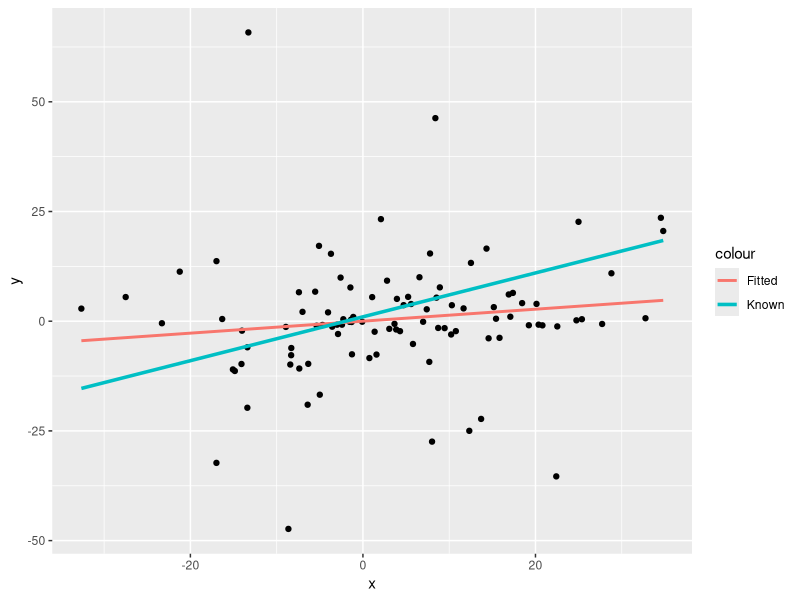
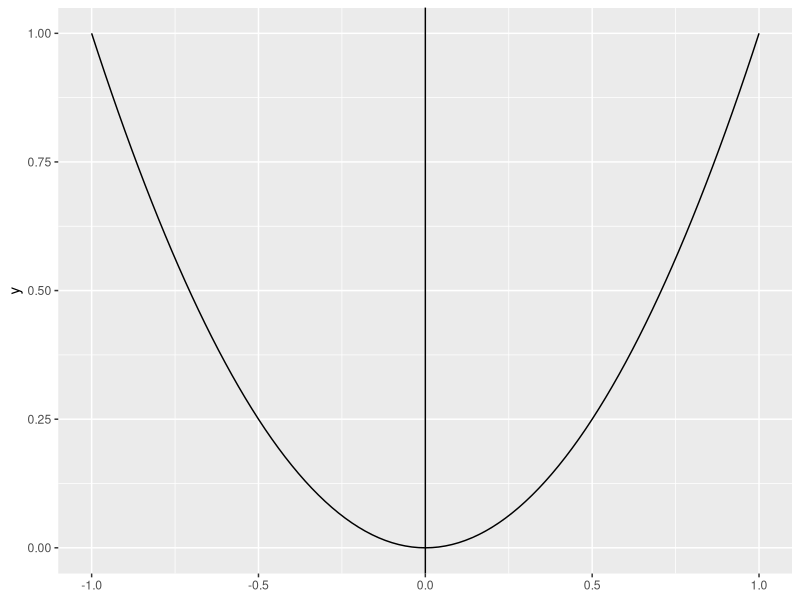
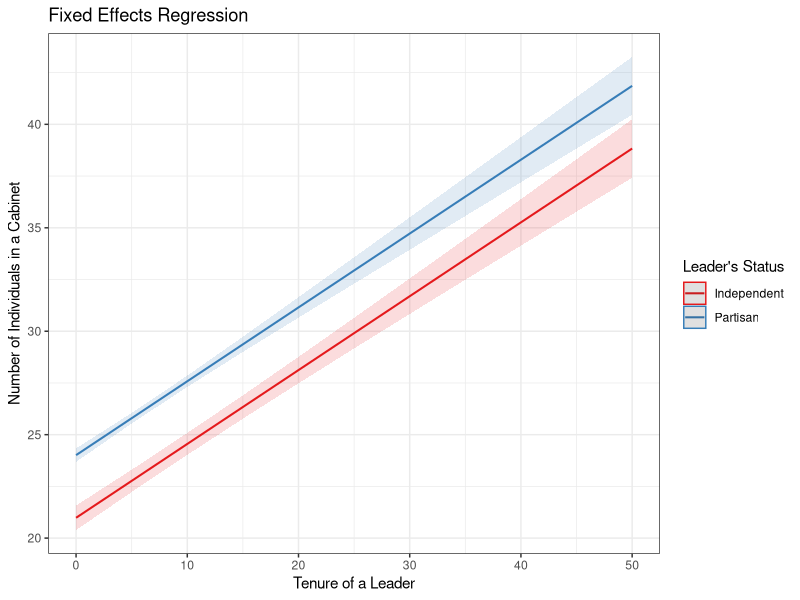
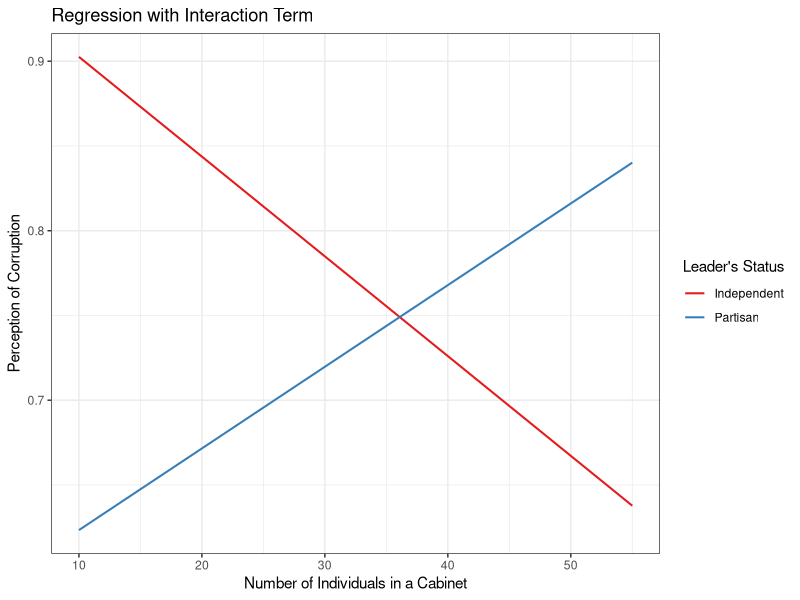
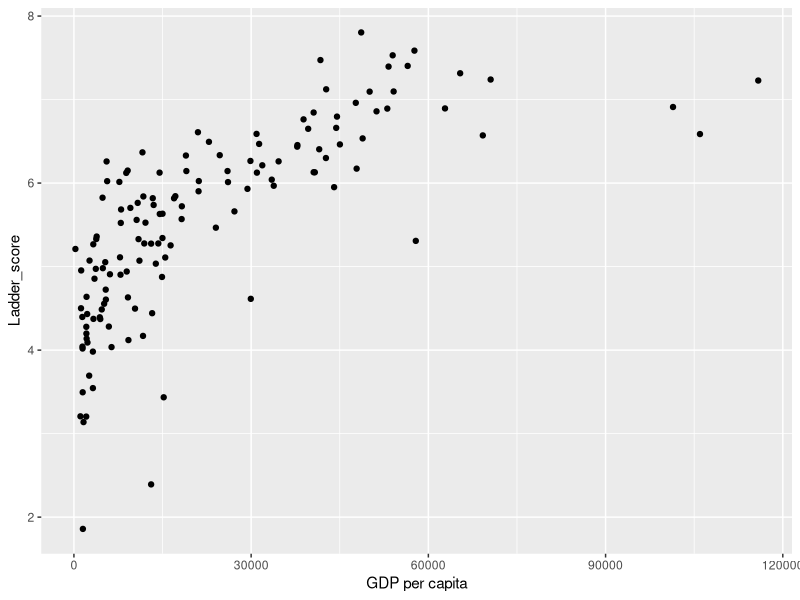
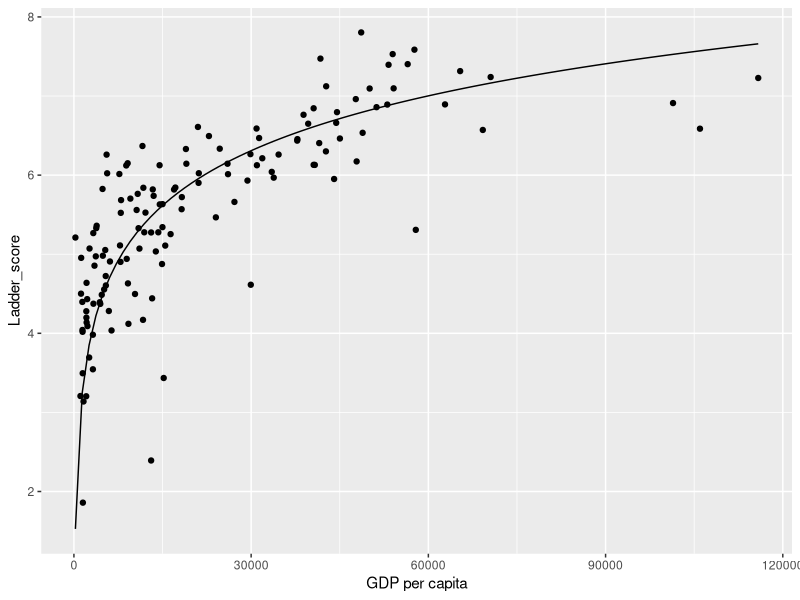
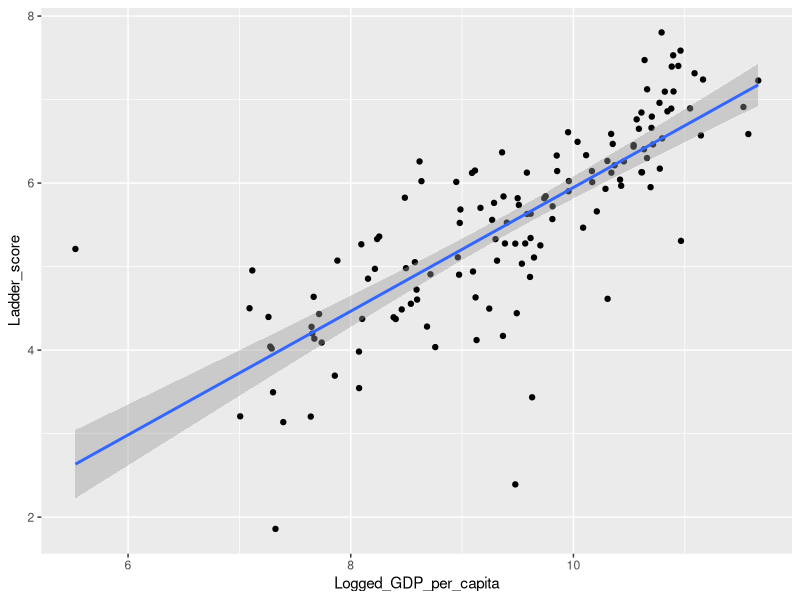
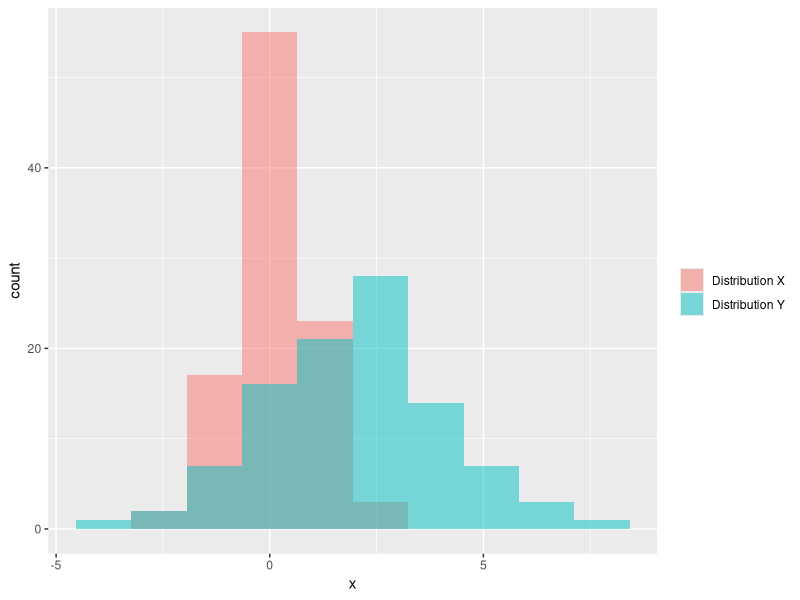

Write the R code that produced these figures, in order.
## ---- chunk 1
#| message: false
library(tidyverse)

whr = read.csv("data/WHR.csv")
## ---- chunk 2
#| message: false
#| warning: false

set.seed(123)

example_data = data.frame(x = rnorm(100,
                                    mean = 2,
                                    sd = 15),
                          y = rnorm(100,
                                    mean = 2,
                                    sd = 15) * rnorm(100))

ggplot(example_data, aes(x = x, y = y)) +
  geom_point() +
  geom_smooth(aes(color = "Fitted"), method = "lm", se = F) +
  geom_function(aes(color = "Known"), fun = function(x){1 + 0.5 * x}, size = 1.2) 
## ---- chunk 3
ggplot() +
  geom_function(fun = function(x){x^2}) +
  geom_vline(xintercept = 0) +
  xlim(-1, 1)
## ---- chunk 4
whogov = read.csv("data/WhoGov.csv")
## ---- chunk 5
whogov = whogov %>%
  mutate(indep = ifelse(leader_party == "independent", "Independent", "Partisan"))
## ---- chunk 6
whogov$indep = as.factor(whogov$indep)
## ---- chunk 7
model_fe = lm(n_individuals ~ leaderexperience_continuous + indep, whogov) 
summary(model_fe)
## ---- chunk 8
#| warning: false

library(ggeffects)
## ---- chunk 9
#| warning: false

ggpredict(model_fe, terms = c("leaderexperience_continuous", "indep")) %>%
  plot() +
  labs(title = "Fixed Effects Regression",
       x = "Tenure of a Leader",
       y = "Number of Individuals in a Cabinet",
       color = "Leader's Status") +
  theme_bw()
## ---- chunk 10
whr_subset = whr %>%
  select(Country_name, Perceptions_of_corruption)

whogov_subset = whogov %>%
  filter(year == 2021) %>%
  select(country_name, n_individuals, indep)
## ---- chunk 11
whr_whogov = whr_subset %>%
  left_join(whogov_subset, by = c("Country_name" = "country_name")) 
## ---- chunk 12
head(whr_whogov)
## ---- chunk 13
model_in = lm(Perceptions_of_corruption ~ n_individuals * indep, whr_whogov)
summary(model_in)
## ---- chunk 14
#| warning: false

ggpredict(model_in, terms= c("n_individuals", "indep")) %>%
  plot(show_ci = FALSE) +
  labs(title = "Regression with Interaction Term",
       x = "Number of Individuals in a Cabinet",
       y = "Perception of Corruption",
       color = "Leader's Status") +
  theme_bw()
## ---- chunk 15
ggpredict(model_in, terms= c("n_individuals [12]", "indep [Independent]"))
## ---- chunk 16
ggplot(whr) +
  geom_point(aes(x = exp(Logged_GDP_per_capita), y = Ladder_score)) +
  labs(x = "GDP per capita")
## ---- chunk 17
ggplot(whr) +
  geom_point(aes(x = exp(Logged_GDP_per_capita), y = Ladder_score)) +
  geom_function(fun = function(x){log(x) - 4}) +
  labs(x = "GDP per capita")
## ---- chunk 18
#| message: false

ggplot(whr, aes(x = Logged_GDP_per_capita, y = Ladder_score)) +
  geom_point() +
  geom_smooth(method = "lm")
## ---- chunk 19
set.seed(123)
x = rnorm(100,
          mean = 0,
          sd = 1)

set.seed(111)
y = rnorm(100,
          mean = 2,
          sd = 2)

ggplot() +
  geom_histogram(aes(x = x, fill = "Distribution X"), alpha = 0.5, bins = 10) +
  geom_histogram(aes(x = y, fill = "Distribution Y"), alpha = 0.5, bins = 10) +
  labs(fill = "")
## ---- chunk 20
t.test(x, y)
## ---- chunk 21
x_distribution = data.frame(value = x,
                            distribution = "X distribution")

y_distribution = data.frame(value = y,
                            distribution = "Y distribution")

xy_distirbutions = rbind(x_distribution, y_distribution)

head(xy_distirbutions)
## ---- chunk 22
ci_xy = xy_distirbutions %>%
  group_by(distribution) %>%
  summarize(
      mean_value = mean(value, na.rm = TRUE),
      lower = mean_value - 1.96 * sd(value, na.rm = TRUE) / sqrt(n()),
      upper = mean_value + 1.96 * sd(value, na.rm = TRUE) / sqrt(n()))
## ---- chunk 23
ggplot(ci_xy) +
  geom_linerange(aes(x = distribution,
                     ymin = lower,
                     ymax = upper),
                 size = 2) +
  geom_point(aes(x = distribution,
                 y = mean_value),
             size = 5)
